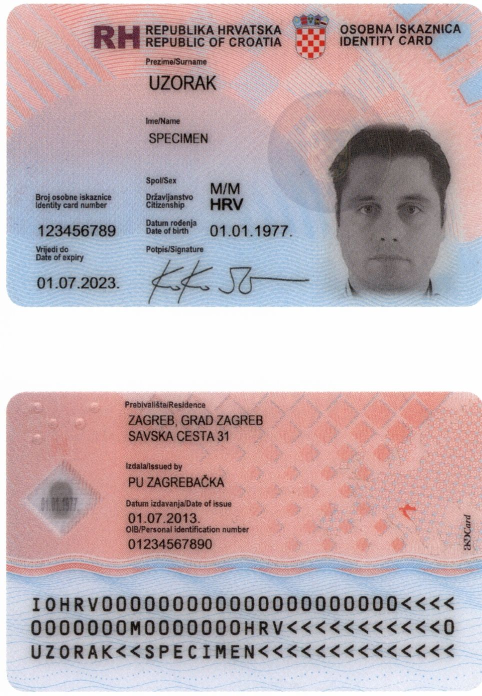
%> input picture Passport/passport_03.jpg, 964 x 1392 px (shown at 1/2 size)
$ octave mrzv1.m   (GNU Octave 9; MATLAB toolbox functions it lacks are replaced by stand-ins)
%> lines starting %> are read from the running program, lines starting %| are printed output that depends on the picture; in (x1, y1, x2, y2) boxes, pixels count from 0 and x2, y2 are one past the last pixel; in counts of white or black regions, pixels touching at a corner belong together; the program's own positions count from 1
clear all;
i=imread('passport_03.jpg');
%> i is the input picture: size 1392x964x3 uint8; mean R, G, B 192.4, 174.9, 179.2
img_gray=rgb2gray(i);
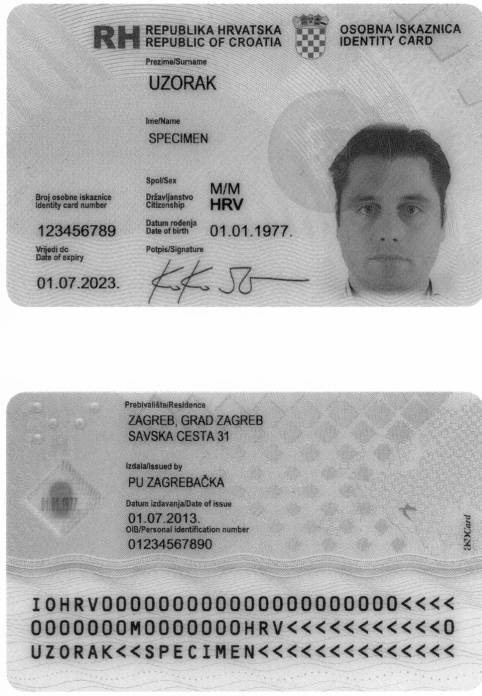
%> img_gray: size 1392x964 uint8 (shown at 1/2 size); min 0, max 255, mean 180.7
img=imresize(img_gray,[600,NaN]);
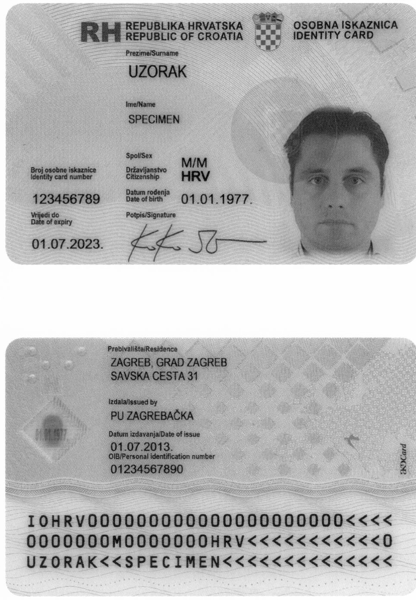
%> img: size 600x416 uint8; min 1, max 255, mean 180.7
iBlur=imgaussfilt(img,'FilterSize',3);
J=im2bw(iBlur,0.5);
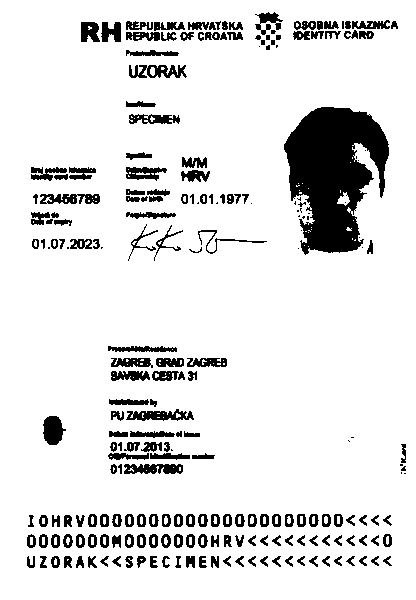
%> J: size 600x416 logical; 88.4% white; 229 black regions (35 under 20 px), largest, box (x1, y1, x2, y2) and area: (284, 107, 389, 255) 9945, (126, 409, 194, 421) 479, (43, 416, 66, 445) 479
J=imcomplement(J);
figure, imshow(J);
%se1=strel('line',1,45);
%K=imerode(J,se1);
se = strel('rectangle',[13 13]);
closeBW = imclose(J,se);
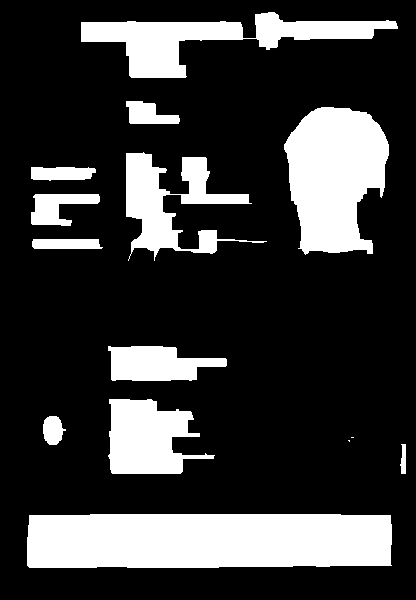
%> closeBW: size 600x416 logical; 22.6% white; 14 white regions (2 under 20 px), largest, box (x1, y1, x2, y2) and area: (27, 514, 392, 568) 19244, (284, 107, 389, 255) 11337, (81, 12, 398, 78) 7730
T= imerode(closeBW,se);
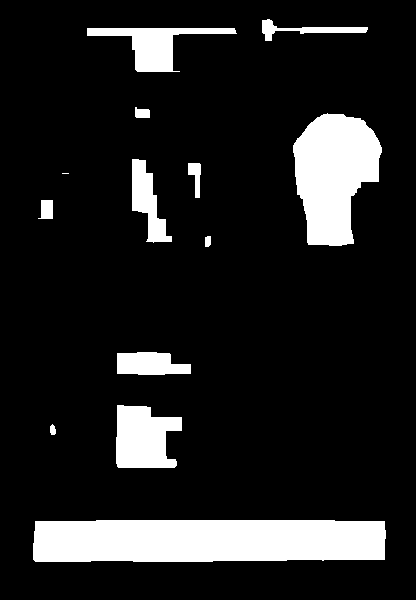
%> T: size 600x416 logical; 13.1% white; 13 white regions (1 under 20 px)
figure,imshow(T);
reg=regionprops(T,'BoundingBox');
%> reg = 13 regions; largest, box (x1, y1, x2, y2): (33, 520, 386, 562), (293, 113, 382, 246), (87, 28, 237, 72), (116, 405, 182, 468), (132, 159, 172, 243)
x=0;
y=0;
area=0;
for i=1:length(reg)
    arr=reg(i).BoundingBox;
    area=arr(3)*arr(4);
    if (area>(x*y))
        boundingBox=arr;
        x=arr(3);
        y=arr(4);
    end
end
%> this loop made 13 passes
%> (area, boundingBox, x, y) on pass 1: (14826, [33.5 520.5 353 42], 353, 42)
%> (arr, area) on passes 2, 3, 5, 6, 7, 8: ([38.5 200.5 15 19], 285), ([50.5 424.5 6 11], 66), ([87.5 28.5 150 44], 6600), ([116.5 405.5 66 63], 4158), ([117.5 352.5 74 23], 1702), ([132.5 159.5 40 84], 3360)
padding=15;
boundingBox(1)=boundingBox(1)-padding;
boundingBox(2)=boundingBox(2)-padding;
boundingBox(3)=boundingBox(3)+padding*2;
boundingBox(4)=boundingBox(4)+padding*2;
mrz=imcrop(img,boundingBox);
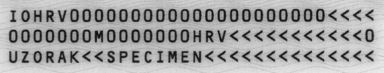
%> mrz: size 73x384 uint8; min 7, max 236, mean 163.6
imshow(mrz)

$ run again, with Passport/passport_01.jpg copied over Passport/passport_03.jpg
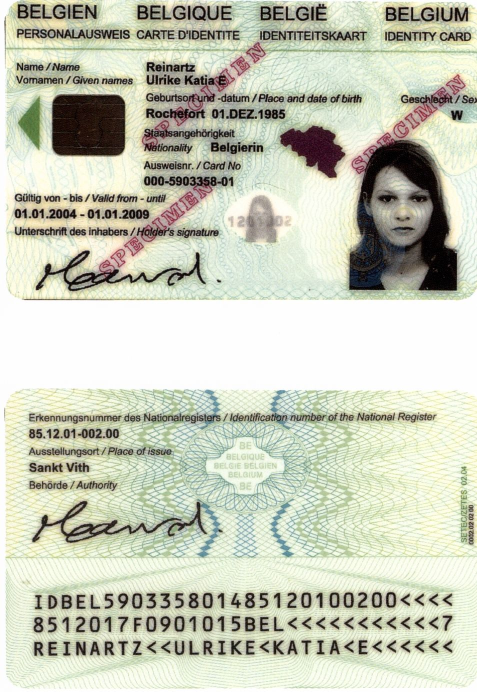
%> input picture Passport/passport_01.jpg, 954 x 1383 px (shown at 1/2 size)
%> i is the input picture: size 1383x954x3 uint8; mean R, G, B 200.3, 203.7, 186.2
%> `J=im2bw(iBlur,0.5);`:
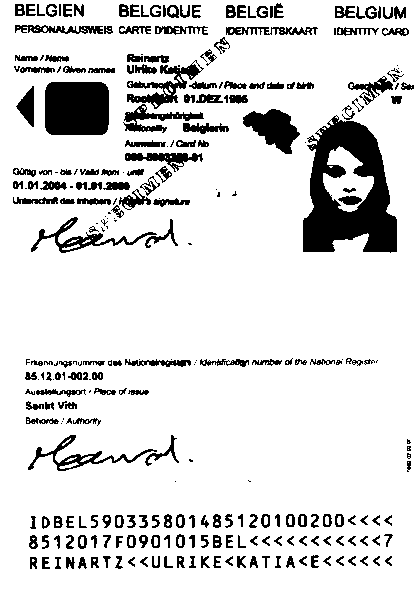
%> J: size 600x414 logical; 86.3% white; 284 black regions (63 under 20 px), largest, box (x1, y1, x2, y2) and area: (303, 115, 397, 253) 7525, (45, 82, 109, 135) 3309, (243, 109, 300, 154) 1424
%> closeBW: size 600x414 logical; 28.9% white; 10 white regions (3 under 20 px), largest, box (x1, y1, x2, y2) and area: (13, 3, 414, 253) 37807, (29, 514, 393, 569) 19013, (25, 358, 378, 471) 7989
%> T: size 600x414 logical; 15.7% white; 14 white regions
%> reg = 14 regions; largest, box (x1, y1, x2, y2): (19, 60, 242, 212), (36, 520, 386, 563), (309, 112, 391, 246), (21, 62, 103, 129), (32, 367, 97, 418)
%> the loop `for i=1:length(reg)` made 14 passes
%> (area, boundingBox, x, y) on pass 1: (33896, [19.5 60.5 223 152], 223, 152)
%> `mrz=imcrop(img,boundingBox);`:
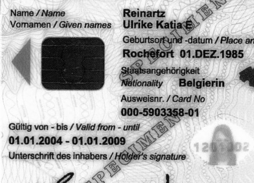
%> mrz: size 183x254 uint8; min 0, max 255, mean 175.7

$ run again, with Passport/passport_02.jpg copied over Passport/passport_03.jpg
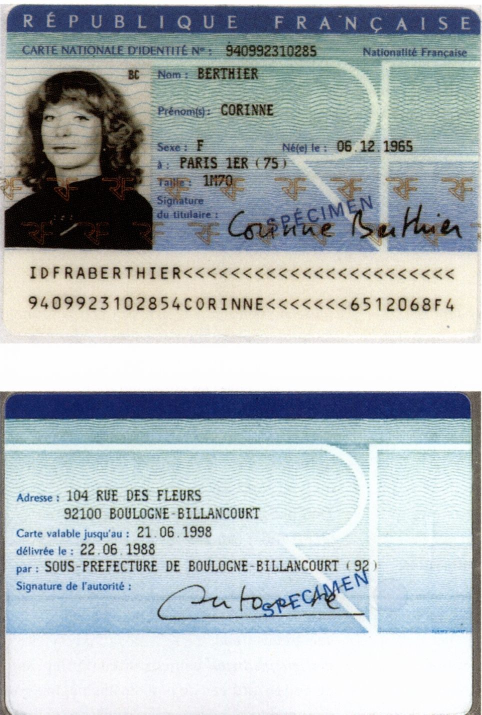
%> input picture Passport/passport_02.jpg, 964 x 1429 px (shown at 1/2 size)
%> i is the input picture: size 1429x964x3 uint8; mean R, G, B 174.5, 182.6, 185.5
%> `J=im2bw(iBlur,0.5);`:
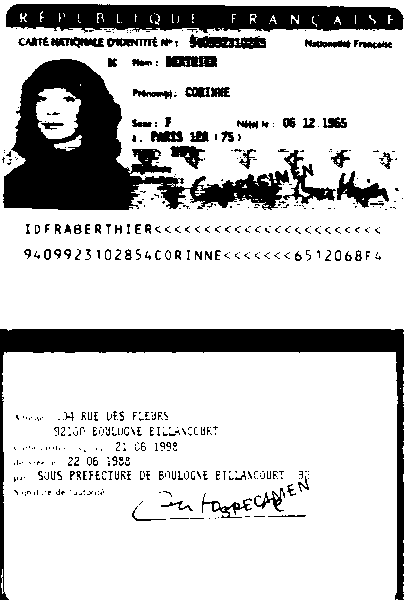
%> J: size 600x405 logical; 79.9% white; 459 black regions (352 under 20 px), largest, box (x1, y1, x2, y2) and area: (3, 59, 289, 210) 16429, (0, 329, 404, 600) 11872, (6, 4, 404, 33) 8994
%> closeBW: size 600x405 logical; 31.5% white; 9 white regions (1 under 20 px), largest, box (x1, y1, x2, y2) and area: (2, 59, 403, 210) 28118, (0, 329, 404, 600) 24740, (6, 4, 404, 67) 16755
%> T: size 600x405 logical; 14.8% white; 9 white regions (2 under 20 px)
%> reg = 9 regions; largest, box (x1, y1, x2, y2): (10, 65, 329, 204), (12, 10, 397, 61), (44, 418, 171, 489), (0, 335, 398, 347), (167, 498, 278, 513)
%> the loop `for i=1:length(reg)` made 9 passes
%> (area, boundingBox, x, y) on passes 1, 3: (4776, [0.5 335.5 398 12], 398, 12), (44341, [10.5 65.5 319 139], 319, 139)
%> `mrz=imcrop(img,boundingBox);`:
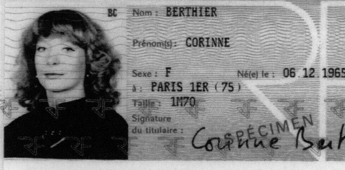
%> mrz: size 170x345 uint8; min 0, max 237, mean 128.8

$ run again, with Passport/passport_04.jpg copied over Passport/passport_03.jpg
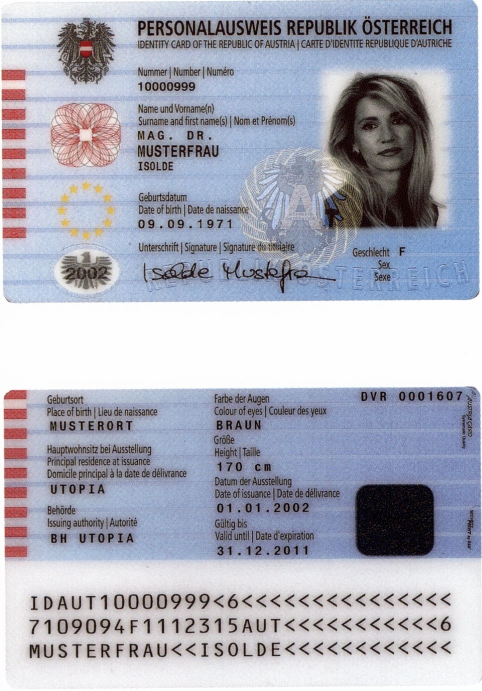
%> input picture Passport/passport_04.jpg, 964 x 1381 px (shown at 1/2 size)
%> i is the input picture: size 1381x964x3 uint8; mean R, G, B 170.8, 173.1, 186.4
%> `J=im2bw(iBlur,0.5);`:
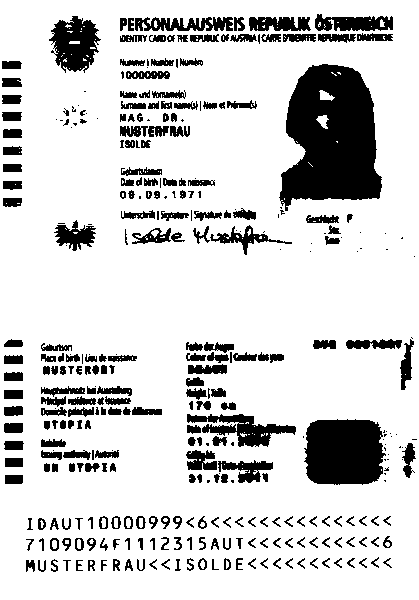
%> J: size 600x419 logical; 82.3% white; 348 black regions (85 under 20 px), largest, box (x1, y1, x2, y2) and area: (279, 64, 382, 211) 10690, (304, 419, 386, 485) 4664, (49, 16, 101, 73) 1862
%> closeBW: size 600x419 logical; 32.1% white; 25 white regions (10 under 20 px), largest, box (x1, y1, x2, y2) and area: (26, 516, 392, 572) 19339, (186, 342, 397, 485) 13180, (278, 64, 382, 218) 11090
%> T: size 600x419 logical; 17.3% white; 18 white regions (1 under 20 px)
%> reg = 18 regions; largest, box (x1, y1, x2, y2): (33, 522, 385, 566), (288, 71, 375, 194), (192, 348, 265, 477), (47, 350, 126, 466), (127, 174, 195, 236)
%> the loop `for i=1:length(reg)` made 18 passes
%> (area, boundingBox, x, y) on passes 1, 3: (1064, [8.5 67.5 8 133], 8, 133), (15488, [33.5 522.5 352 44], 352, 44)
%> `mrz=imcrop(img,boundingBox);`:
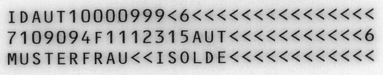
%> mrz: size 75x383 uint8; min 8, max 249, mean 190.3
